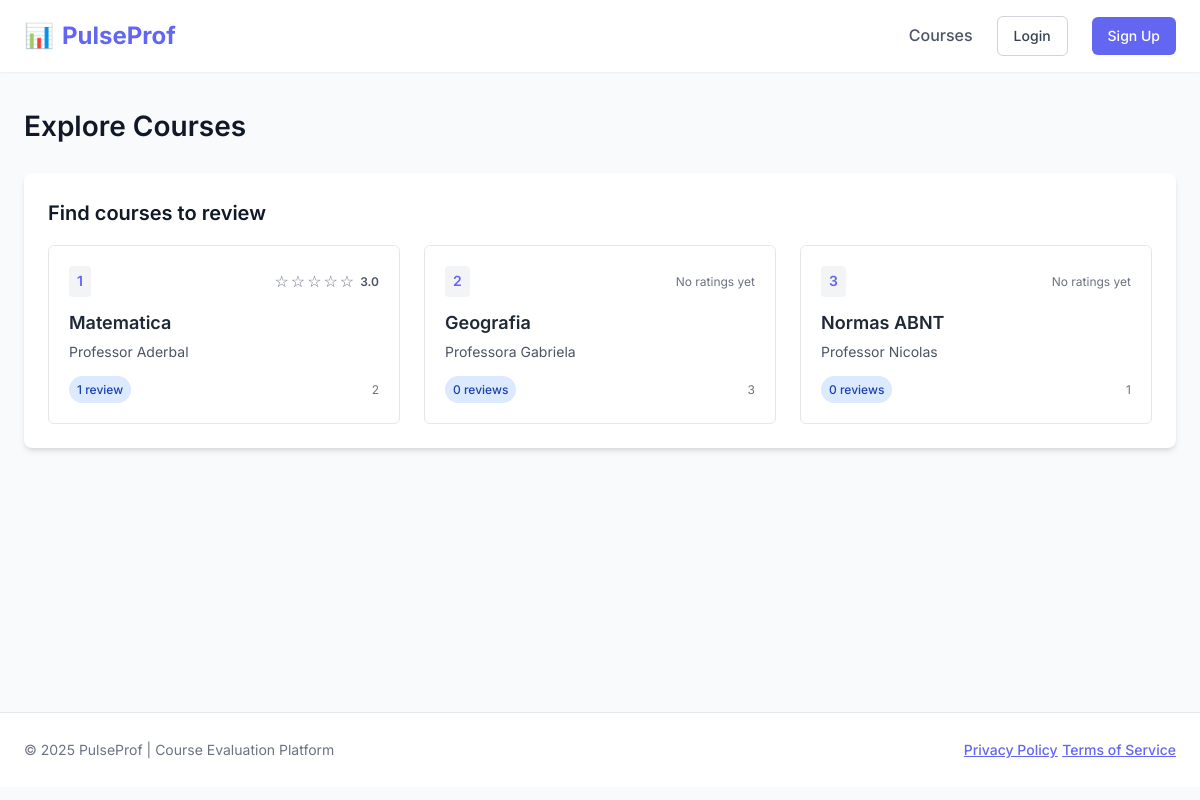
Before: / with the older database file.
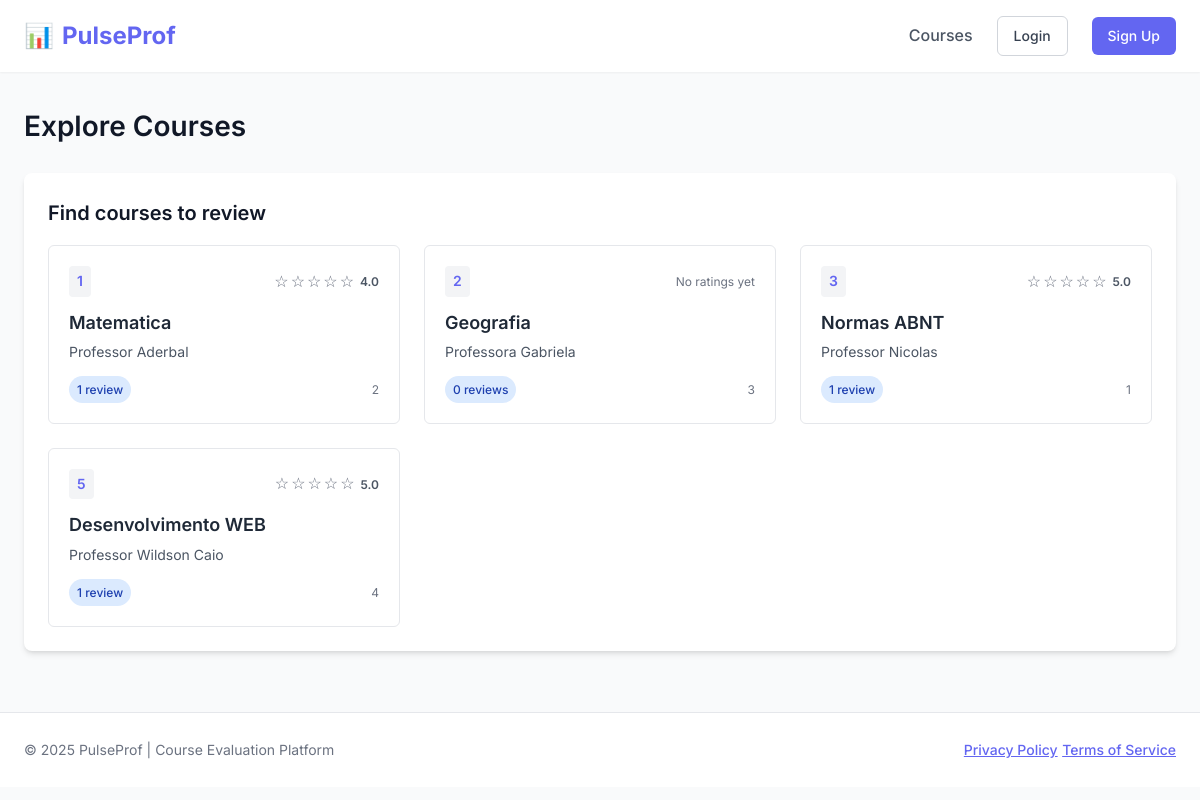
After: the same page with the newer database file.
### avaliacoes/models.py (models this page shows, shortened)
class Course(models.Model):
    title = models.CharField(max_length=100)
    code = models.CharField(max_length=20, unique=True)
    instructor = models.CharField(max_length=100)
    semester = models.CharField(max_length=20, blank=True)
    description = models.TextField(blank=True)

### avaliacoes/views.py (the view)
# urls.py: path('', views.course_list, name='course_list'),
def course_list(request):
    courses = Course.objects.annotate(
        avg_rating=Avg('review__rating'),
        num_reviews=Count('review')
    ).order_by('code')
    context = {
        'courses': courses,
        'page_title': 'Available Courses'
    }
    return render(request, 'course_list.html', context)

### avaliacoes/templates/course_list.html (shortened to what this page needs)
{% extends 'base.html' %}
{% block content %}
<h1 class="page-title">Explore Courses</h1>
<div class="card">
    <div class="card-header">
        <h2 class="card-title">Find courses to review</h2>
    </div>
    {% if courses %}
        <div class="course-grid">
            {% for course in courses %}
                <a href="{% url 'course_detail' course.id %}" class="course-card">
                    <div class="course-header">
                        <span class="course-code">{{ course.code }}</span>
                        {% if course.avg_rating %}
                            <div class="stars">
                                {% for i in "12345" %}
                                    {% if forloop.counter <= course.avg_rating|floatformat:"0" %}
                                        <span>⭐</span>
                                    {% else %}
                                        <span class="text-muted">☆</span>
                                    {% endif %}
                                {% endfor %}
                                <span class="rating-value">{{ course.avg_rating|floatformat:1 }}</span>
                            </div>
                        {% else %}
                            <span class="no-ratings">No ratings yet</span>
                        {% endif %}
                    </div>
                    <h3 class="course-title">{{ course.title }}</h3>
                    <p class="course-instructor">{{ course.instructor }}</p>
                    <div class="course-meta">
                        <span class="badge badge-primary">{{ course.num_reviews }} review{{ course.num_reviews|pluralize }}</span>
                        {% if course.semester %}
                            <span class="course-semester">{{ course.semester }}</span>
                        {% endif %}
                    </div>
                </a>
            {% endfor %}
        </div>
    {% else %}
        <div class="empty-state">
            <div class="empty-icon">📚</div>
            <h3>No courses available</h3>
            <p>There are no courses in the system yet.</p>
        </div>
    {% endif %}
</div>
{% endblock %}

Changed rows visible on the page:
computed for Course "Matematica": avg_rating "3.0" → "4.0"
shown differently, row unchanged: Course "Normas ABNT": avg_rating (not shown) → "5.0"; num_reviews "0" → "1"; no longer shows "No ratings yet"
added Course: code "5", avg_rating "5.0", title "Desenvolvimento WEB", instructor "Professor Wildson Caio", num_reviews "1", semester "4"
